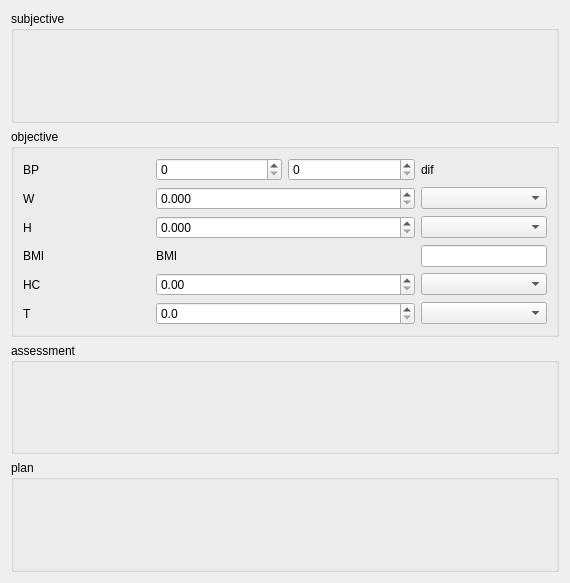
<?xml version="1.0" encoding="UTF-8"?>
<ui version="4.0">
 <class>BaseWidgets::Internal::BaseFormWidget</class>
 <widget class="QWidget" name="BaseWidgets::Internal::BaseFormWidget">
  <property name="geometry">
   <rect>
    <x>0</x>
    <y>0</y>
    <width>570</width>
    <height>583</height>
   </rect>
  </property>
  <property name="windowTitle">
   <string/>
  </property>
  <layout class="QVBoxLayout" name="verticalLayout">
   <item>
    <widget class="QGroupBox" name="sGroup">
     <property name="title">
      <string>subjective</string>
     </property>
     <layout class="QGridLayout" name="gridLayout_2">
      <item row="0" column="0">
       <layout class="QVBoxLayout" name="sLayout"/>
      </item>
     </layout>
    </widget>
   </item>
   <item>
    <widget class="QGroupBox" name="oGroup">
     <property name="title">
      <string>objective</string>
     </property>
     <layout class="QHBoxLayout" name="horizontalLayout">
      <item>
       <layout class="QGridLayout" name="gridLayout">
        <item row="0" column="0">
         <widget class="QLabel" name="bpLabel">
          <property name="text">
           <string>BP</string>
          </property>
         </widget>
        </item>
        <item row="0" column="1">
         <widget class="QSpinBox" name="bpSyst">
          <property name="maximum">
           <number>300</number>
          </property>
          <property name="singleStep">
           <number>10</number>
          </property>
         </widget>
        </item>
        <item row="0" column="2">
         <widget class="QSpinBox" name="bpDiast">
          <property name="maximum">
           <number>300</number>
          </property>
          <property name="singleStep">
           <number>10</number>
          </property>
         </widget>
        </item>
        <item row="0" column="3">
         <widget class="QLabel" name="bpPulse">
          <property name="text">
           <string>dif</string>
          </property>
         </widget>
        </item>
        <item row="1" column="0">
         <widget class="QLabel" name="wLabel">
          <property name="text">
           <string>W</string>
          </property>
         </widget>
        </item>
        <item row="1" column="1" colspan="2">
         <widget class="QDoubleSpinBox" name="weight">
          <property name="decimals">
           <number>3</number>
          </property>
          <property name="maximum">
           <double>1000000.000000000000000</double>
          </property>
         </widget>
        </item>
        <item row="1" column="3">
         <widget class="QComboBox" name="weightUnit">
          <property name="sizePolicy">
           <sizepolicy hsizetype="Minimum" vsizetype="Fixed">
            <horstretch>0</horstretch>
            <verstretch>0</verstretch>
           </sizepolicy>
          </property>
          <property name="focusPolicy">
           <enum>Qt::StrongFocus</enum>
          </property>
         </widget>
        </item>
        <item row="2" column="0">
         <widget class="QLabel" name="hLabel">
          <property name="text">
           <string>H</string>
          </property>
         </widget>
        </item>
        <item row="2" column="1" colspan="2">
         <widget class="QDoubleSpinBox" name="height">
          <property name="decimals">
           <number>3</number>
          </property>
          <property name="minimum">
           <double>0.000000000000000</double>
          </property>
          <property name="maximum">
           <double>1000.000000000000000</double>
          </property>
         </widget>
        </item>
        <item row="2" column="3">
         <widget class="QComboBox" name="heightUnit">
          <property name="sizePolicy">
           <sizepolicy hsizetype="Minimum" vsizetype="Fixed">
            <horstretch>0</horstretch>
            <verstretch>0</verstretch>
           </sizepolicy>
          </property>
          <property name="focusPolicy">
           <enum>Qt::StrongFocus</enum>
          </property>
         </widget>
        </item>
        <item row="3" column="0">
         <widget class="QLabel" name="bmiLabel">
          <property name="text">
           <string>BMI</string>
          </property>
         </widget>
        </item>
        <item row="3" column="1">
         <widget class="QLabel" name="bmiValueLabel">
          <property name="sizePolicy">
           <sizepolicy hsizetype="Minimum" vsizetype="Preferred">
            <horstretch>0</horstretch>
            <verstretch>0</verstretch>
           </sizepolicy>
          </property>
          <property name="text">
           <string>BMI</string>
          </property>
         </widget>
        </item>
        <item row="3" column="3">
         <widget class="QLineEdit" name="bmiValueLineEdit">
          <property name="sizePolicy">
           <sizepolicy hsizetype="Minimum" vsizetype="Fixed">
            <horstretch>0</horstretch>
            <verstretch>0</verstretch>
           </sizepolicy>
          </property>
          <property name="readOnly">
           <bool>true</bool>
          </property>
         </widget>
        </item>
        <item row="4" column="0">
         <widget class="QLabel" name="headCircumferenceLabel">
          <property name="text">
           <string>HC</string>
          </property>
         </widget>
        </item>
        <item row="4" column="1" colspan="2">
         <widget class="QDoubleSpinBox" name="headCircumferenceValue"/>
        </item>
        <item row="4" column="3">
         <widget class="QComboBox" name="headCircumferenceUnit"/>
        </item>
        <item row="5" column="0">
         <widget class="QLabel" name="temperatureLabel">
          <property name="text">
           <string>T</string>
          </property>
         </widget>
        </item>
        <item row="5" column="1" colspan="2">
         <widget class="QDoubleSpinBox" name="temperatureValue">
          <property name="decimals">
           <number>1</number>
          </property>
          <property name="maximum">
           <double>150.000000000000000</double>
          </property>
         </widget>
        </item>
        <item row="5" column="3">
         <widget class="QComboBox" name="temperatureUnit"/>
        </item>
       </layout>
      </item>
      <item>
       <layout class="QVBoxLayout" name="oLayout">
        <property name="sizeConstraint">
         <enum>QLayout::SetMaximumSize</enum>
        </property>
       </layout>
      </item>
     </layout>
    </widget>
   </item>
   <item>
    <widget class="QGroupBox" name="aGroup">
     <property name="title">
      <string>assessment</string>
     </property>
     <layout class="QGridLayout" name="gridLayout_3">
      <item row="0" column="0">
       <layout class="QHBoxLayout" name="aLayout"/>
      </item>
     </layout>
    </widget>
   </item>
   <item>
    <widget class="QGroupBox" name="pGroup">
     <property name="title">
      <string>plan</string>
     </property>
     <layout class="QVBoxLayout" name="verticalLayout_2">
      <item>
       <layout class="QHBoxLayout" name="pLayout"/>
      </item>
     </layout>
    </widget>
   </item>
  </layout>
 </widget>
 <tabstops>
  <tabstop>bpSyst</tabstop>
  <tabstop>bpDiast</tabstop>
  <tabstop>weight</tabstop>
  <tabstop>weightUnit</tabstop>
  <tabstop>height</tabstop>
  <tabstop>heightUnit</tabstop>
  <tabstop>bmiValueLineEdit</tabstop>
 </tabstops>
 <resources/>
 <connections/>
</ui>
